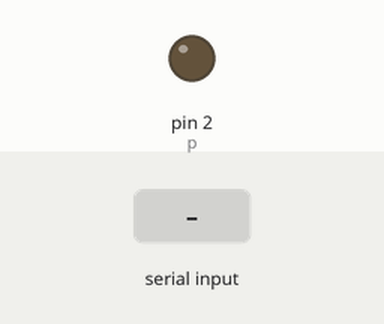
The sketch below on a simulated Arduino Uno, built with avr-gcc and run on an emulated ATmega328P. Parts: output pins drawn as LEDs (lit = HIGH). Inputs (shaded band) come from the test bench.

Above: at 1.2 s.
1.3 s: byte 30 received over Serial
At 2.05 s:
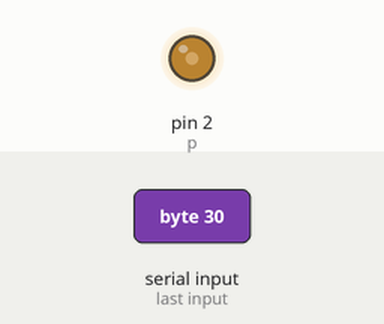
Timing chart, 0 to 4.3 s (numbered marks = the images above; inputs shaded):
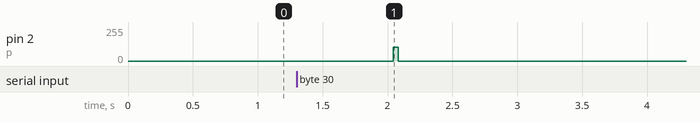

Measured:
- after the input at 1.3 s, pin 2 (p): 0/255 → 103/255 after 0.74 s, → 0/255 0.04 s later

The sketch:

t.ino
```cpp
const int p=2;
char d;
void setup(){
	pinMode(p,OUTPUT);
  Serial.begin(9600);
}
void loop(){
	if(Serial.available()>0){
		d=Serial.read();
    //Serial.println(d);
		rf_send(d);
	}
	delay(1000);
}
void rf_send(byte input){
	int i;
	for(i=0;i<20;i++){
		digitalWrite(p,HIGH);
		delayMicroseconds(500);
		digitalWrite(p,LOW);
		delayMicroseconds(500);
	}
	digitalWrite(p,HIGH);
	delayMicroseconds(3000);
	digitalWrite(p,LOW);
	delayMicroseconds(500);
	for(i=0;i<8;i++){
		if(bitRead(input,i)==1)
			digitalWrite(p,HIGH);
		else
			digitalWrite(p,LOW);
		delayMicroseconds(500);
		if(bitRead(input,i)==1)
			digitalWrite(p,LOW);
		else
			digitalWrite(p,HIGH);
		delayMicroseconds(500);
	}
	digitalWrite(p,LOW);
}
```
